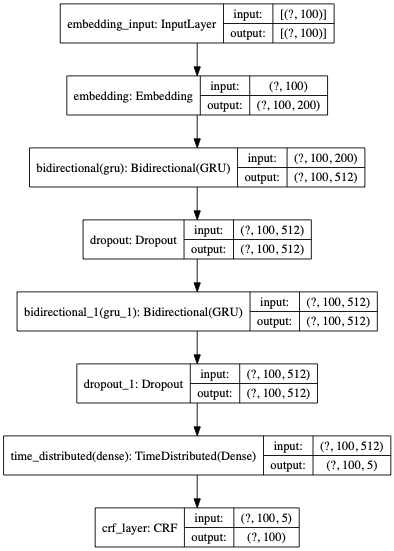

This chart was generated by the following Python code:
import numpy as np
import tensorflow
from tensorflow.keras import regularizers, activations, optimizers
from tensorflow.keras.layers import Embedding
from tensorflow.keras.models import Sequential
from tensorflow.keras.layers import Dense, Bidirectional, LSTM, GRU, TimeDistributed
from tensorflow.keras import initializers
from tensorflow.keras.layers import Dropout

from addons.layers.crf import CRF
from addons.losses.crf import crf_loss
from addons.metrics.crf import crf_acc_mask
from nlp.corpus.reader import EmbeddingVectors
import matplotlib.pyplot as plt


def build_kernel_initializer(args):
    kernel_initializer = None
    if args.name == 'RandomUniform':
        kernel_initializer = initializers.RandomUniform(args.minval, args.maxval)

    return kernel_initializer


def build_kernel_regularizer(args):
    print(args)
    kernel_regularizer = None
    if args.name == 'l1':
       kernel_regularizer = regularizers.l1(l=args.l)
    elif args.name == 'l2':
       kernel_regularizer = regularizers.l2(l=args.l)
    elif args.name == 'l1l2':
        kernel_regularizer = regularizers.l1_l2(l1=args.l1, l2=args.l2)

    return kernel_regularizer


def build_optimizer(args):
    optimizer = None
    if args.name == 'adam':
        optimizer = optimizers.Adam(
            learning_rate=args.learning_rate
        )
    return optimizer


def build_loss(args):
    loss = None
    if args.name == 'crf_loss':
        return crf_loss

    return loss


def build_metrics(args):
    metrics = []
    for m in args:
        if m.name == 'crf_acc_mask':
            metrics.append(crf_acc_mask)

    return metrics


def build_dense_layer(args):
    # as first layer in a sequential model:
    # model = Sequential()
    # model.add(Dense(32, input_shape=(16,)))
    # now the model will take as input arrays of shape (*, 16)
    # and output arrays of shape (*, 32)
    # after the first layer, you don't need to specify
    # the size of the input anymore:
    # model.add(Dense(32))

    # 就是常用的的全连接层。
    #
    # Dense 实现以下操作： output = activation(dot(input, kernel) + bias) 其中 activation 是按逐个元素计算的激活函数，
    # kernel 是由网络层创建的权值矩阵，以及 bias 是其创建的偏置向量 (只在 use_bias 为 True 时才有用)。

    return Dense(
        units=args.units,
        # input_shape=args.input_shape if hasattr(args, 'input_shape') else None,
        activation=args.activation if hasattr(args, 'activation') else None,  # 'softmax',
        kernel_initializer=build_kernel_initializer(args.kernel_initializer),  # 'glorot_uniform',
        kernel_regularizer=build_kernel_regularizer(args.kernel_regularizer)
    )


def build_glove_layer(args, dataset):
    vec_path = args.vec_path
    input_length = args.input_length
    embedding_vector = EmbeddingVectors(dataset, vec_path, 'glove')
    return Embedding(input_dim=embedding_vector.vocab_size,
                     output_dim=embedding_vector.vector_size,
                     # embeddings_initializer=tf.keras.initializers.Constant(glove),
                     weights=[embedding_vector.weights],
                     input_length=input_length,
                     trainable=args.trainable,
                     mask_zero=args.mask
                     )


def build_embedding_layer(args):
    # input_dim：大或等于0的整数，字典长度，即输入数据最大下标 + 1
    # output_dim：大于0的整数，代表全连接嵌入的维度
    # embeddings_initializer: 嵌入矩阵的初始化方法，为预定义初始化方法名的字符串，或用于初始化权重的初始化器。参考initializers
    # embeddings_regularizer: 嵌入矩阵的正则项，为Regularizer对象
    # embeddings_constraint:  嵌入矩阵的约束项，为Constraints对象
    # activity_regularizer
    # mask_zero：布尔值，确定是否将输入中的‘0’看作是应该被忽略的‘填充’（padding）值，该参数在使用递归层处理变长输入时有用。设置为True的话，
    #     模型中后续的层必须都支持masking，否则会抛出异常。如果该值为True，则下标0在字典中不可用，input_dim应设置为 | vocabulary | + 2。

    return Embedding(
        input_dim=args.vocab_size,
        output_dim=args.output_dim,
        input_shape=args.input_shape,
        # embeddings_initializer
        trainable=args.trainable,
        mask_zero=args.mask
    )


def build_crf_layer(args):
    return CRF(args.output_dim, name='crf_layer')


def build_lstm_layer(args):
    return LSTM(args.hidden_size, return_sequences=True)


def build_gru_layer(args):
    return GRU(
        args.hidden_size,
        return_sequences=True
    )


def build_bilstm_layer(args):
    return Bidirectional(LSTM(args.hidden_size, return_sequences=True), merge_mode='ave')


def build_bigru_layer(args):
    # Bidirectional
    # merge_mode = 'concat',
    # weights = None,
    # backward_layer = None,

    # dropout ，应用于输入的第一个操作
    # recurrent_dropout ，应用于循环输入的其他操作（先前的输出和 / 或状态）
    # activation = 'tanh',
    # recurrent_activation = 'sigmoid',
    # use_bias = True,
    # kernel_initializer = 'glorot_uniform',
    # recurrent_initializer = 'orthogonal',
    # bias_initializer = 'zeros',
    # kernel_regularizer = None,
    # recurrent_regularizer = None,
    # bias_regularizer = None,
    # activity_regularizer = None,
    # kernel_constraint = None,
    # recurrent_constraint = None,
    # bias_constraint = None,
    # dropout = 0.,
    # recurrent_dropout = 0.,
    # implementation = 2,
    # return_sequences = False,
    # return_state = False,
    # go_backwards = False,
    # stateful = False,
    # unroll = False,
    # time_major = False,
    # reset_after = True,

    return Bidirectional(
        merge_mode='concat',
        layer=GRU(
            args.units,
            return_sequences=True,
            kernel_initializer=initializers.RandomUniform(minval=-0.1, maxval=0.1),
            kernel_regularizer=regularizers.l2(l=1e-4)
        )
    )


def build_tdd_layer(args):
    return TimeDistributed(Dense(args.num_labels, activation='softmax'))


def build_crf_model(vocab_size, num_labels):
    model = Sequential()

    embedding_layer = build_embedding_layer(vocab_size)
    model.add(embedding_layer)
    # model.add(Bidirectional(LSTM(HIDDEN_UNITS // 2, return_sequences=True)))
    # model.add(Dense(NUM_CLASS, activation='softmax'))

    # model.add(Bidirectional(LSTM(NUM_CLASS, return_sequences=True, activation="tanh"), merge_mode='sum'))
    # model.add(Bidirectional(LSTM(NUM_CLASS, return_sequences=True, activation="softmax"), merge_mode='sum'))

    crf_layer = build_crf_layer(num_labels)
    model.add(crf_layer)
    model.compile('adam', loss=crf_loss, metrics=[crf_layer.get_accuracy])
    # model.compile(loss=crf_layer.loss, optimizer='adam', metrics=[crf_layer.accuracy])

    return model


def build_glove_crf_model(vocab_size, num_labels, word_to_id_func):
    model = Sequential()

    embedding_layer = build_glove_layer(vocab_size, word_to_id_func)
    model.add(embedding_layer)

    crf_layer = build_crf_layer(num_labels)
    model.add(crf_layer)
    model.compile('adam', loss=crf_loss, metrics=[crf_layer.get_accuracy])
    return model


def build_glove_bi_lstm_crf_model(vocab_size, num_labels, word_to_id_func):
    model = Sequential()
    # 在“# 嵌入”层中, 将单词索引替换为相应的单词分布表达式
    # todo mask_zero = True不起作用
    embedding_layer = build_glove_layer(vocab_size, word_to_id_func)
    model.add(embedding_layer)
    # 添加具有200个输出尺寸的BiLSTM层
    # 通过将return_sequences = True传递给
    # LSTM类初始化程序,
    # 您可以检索所有
    # words 的预测值 如果
    # return_sequences = False, 则每个语句仅输出一个预测值
    model.add(Bidirectional(LSTM(200, return_sequences=True), merge_mode='ave'))
    # 添加一个完全连接的层, 其输出维数是标签类型的数量
    # 还将激活功能设置为softmax
    # 这是因为CRF层要求每个标签具有可预测的置信度
    model.add(Dense(num_labels, activation='softmax'))

    crf_layer = build_crf_layer(num_labels)
    model.add(crf_layer)
    model.compile('adam', loss=crf_loss, metrics=[crf_layer.get_accuracy])

    return model


def build_glove_bi_gru_crf_model(vocab_size, num_labels, word_to_id_func):
    model = Sequential()
    embedding_layer = build_glove_layer(vocab_size, word_to_id_func)
    model.add(embedding_layer)

    model.add(Bidirectional(GRU(200, return_sequences=True), merge_mode='ave'))
    model.add(Dense(num_labels, activation='softmax'))

    crf_layer = build_crf_layer(num_labels)
    model.add(crf_layer)
    model.compile('adam', loss=crf_loss, metrics=[crf_layer.get_accuracy])

    return model


def build_dropout_layer(args):
    return Dropout(args.dropout_rate)


def build_glove_bi_gru2_crf_model(args, dataset):
    DROPOUT_RATE = 0.3
    vocab_size = args.vocab_size
    num_labels = args.num_labels
    embedding_glove_path = args.glove_path

    model = Sequential()
    embedding_layer = build_glove_layer(args, dataset)
    model.add(embedding_layer)

    model.add(Bidirectional(GRU(256, return_sequences=True)))
    model.add(Bidirectional(GRU(256, return_sequences=True)))
    model.add(Dropout(DROPOUT_RATE))
    # model.add(TimeDistributed(Dense(num_labels, activation='softmax')))
    model.add(Dense(num_labels, activation='softmax'))

    crf_layer = build_crf_layer(args)
    model.add(crf_layer)

    model.compile('adam', loss=crf_loss, metrics=[crf_layer.get_accuracy])

    # tf.keras.utils.plot_model(model, show_shapes=True, dpi=64)
    return model


def save_train_result(history, loss_name, acc_name, model_path):
    history_values = history.history

    loss_values = history_values[loss_name]
    val_loss_values = history_values['val_'+loss_name]

    epochs_point = range(1, len(loss_values) + 1)

    plt.plot(epochs_point, loss_values, 'bo', label='Training Loss')
    plt.plot(epochs_point, val_loss_values, 'b', label='Validation Loss')
    plt.title('Training and Validation Loss')
    plt.xlabel('Epochs')
    plt.ylabel('Loss')
    plt.legend()

    plt.savefig(model_path+'_loss.png')
    plt.show()

    plt.clf()

    acc_values = history_values[acc_name]
    val_acc_values = history_values['val_'+acc_name]

    plt.plot(epochs_point, acc_values, 'bo', label='Training Acc')
    plt.plot(epochs_point, val_acc_values, 'b', label='Validation Acc')
    plt.title('Training and Validation Acc')
    plt.xlabel('Epochs')
    plt.ylabel('Accuracy')
    plt.legend()

    plt.savefig(model_path+'_acc.png')
    plt.show()


def build_layers():
    layers = {
        'embedding': build_embedding_layer,
        'glove':   build_glove_layer,
        'bigru':   build_bigru_layer,
        'dense':   build_dense_layer,
        'dropout': build_dropout_layer,
        'crf':     build_crf_layer
    }

    return layers


def build_model(args, dataset):
    layer_dict = build_layers()
    model = Sequential()
    for layer_args in args.layers:
        build_layer_func = layer_dict[layer_args.name]
        print('build layer:'+layer_args.name)
        if layer_args.name is 'glove':
            model_layer = build_layer_func(layer_args, dataset)
        else:
            model_layer = build_layer_func(layer_args)
        model.add(model_layer)

    model.compile(optimizer=build_optimizer(args.optimizer), loss=build_loss(args.loss), metrics=build_metrics(args.metrics))

    # tensorflow.keras.utils.plot_model(model, to_file='crf_model_1.png', show_shapes=True, dpi=64)

    return model

